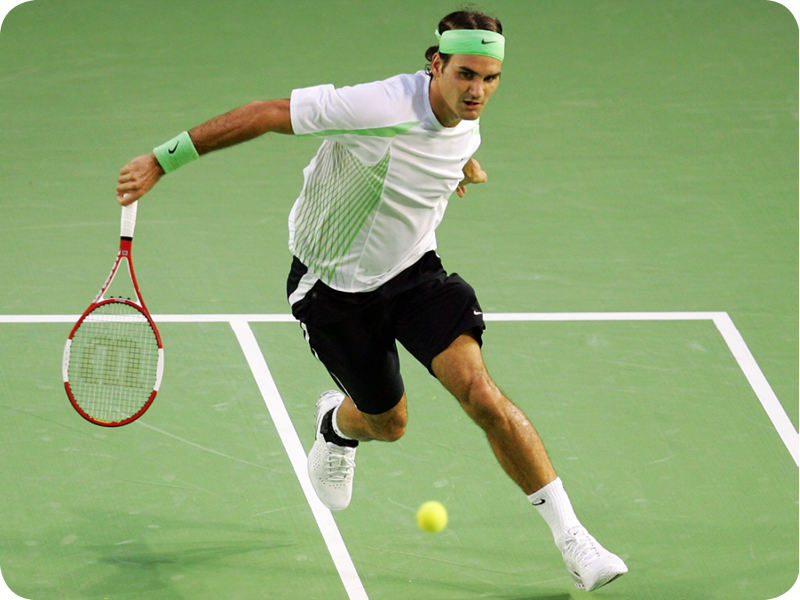
//> input picture images/img.png, 800 x 600 px
$ ./main   (built with g++ and OpenCV 4)
//> lines starting //> are read from the running program, lines starting //| are printed output that depends on the picture
#include <opencv2/opencv.hpp>

int main() {
    // Загружаем изображение
    cv::Mat image = cv::imread("../../../images/img.png");
//> image is the input picture: 600 rows x 800 cols, CV_8UC3; mean B, G, R 113.8, 166.9, 140.8

    // Проверяем, успешно ли загружено изображение
    if (image.empty()) {
        std::cerr << "Ошибка: не удалось загрузить изображение!" << std::endl;
        return -1;
    }

    int height = image.rows;
//> height = 600
    int width = image.cols;
//> width = 800

    cv::Rect topLeftRect(0, 0, width / 2, height / 2);
//> topLeftRect = Rect(0, 0, 400, 300)
    cv::Rect topRightRect(width / 2, 0, width / 2, height / 2);
//> topRightRect = Rect(400, 0, 400, 300)
    cv::Rect bottomLeftRect(0, height / 2, width / 2, height / 2);
//> bottomLeftRect = Rect(0, 300, 400, 300)
    cv::Rect bottomRightRect(width / 2, height / 2, width / 2, height / 2);
//> bottomRightRect = Rect(400, 300, 400, 300)

    cv::Mat topLeft = image(topLeftRect).clone();
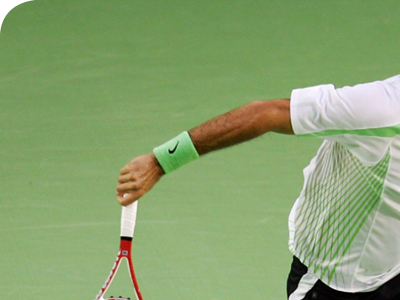
//> topLeft: 300 rows x 400 cols, CV_8UC3; mean B, G, R 111, 162.5, 136.6
    cv::Mat topRight = image(topRightRect).clone();
    cv::Mat bottomLeft = image(bottomLeftRect).clone();
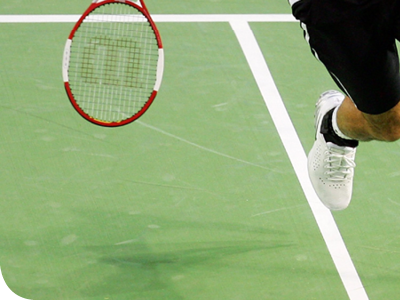
//> bottomLeft: 300 rows x 400 cols, CV_8UC3; mean B, G, R 119.3, 168.8, 143.7
    cv::Mat bottomRight = image(bottomRightRect).clone();
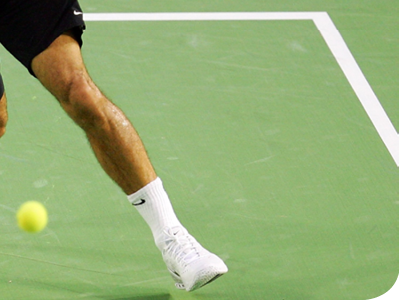
//> bottomRight: 300 rows x 400 cols, CV_8UC3; mean B, G, R 118, 174.1, 149.1

    // Верхний правый угол
    cv::bitwise_not(topRight, topRight);
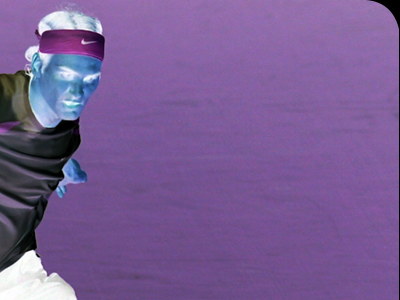
//> topRight: 300 rows x 400 cols, CV_8UC3; mean B, G, R 148.2, 92.9, 121.2

    // Нижний левый угол
    cv::cvtColor(bottomLeft, bottomLeft, cv::COLOR_BGR2GRAY);
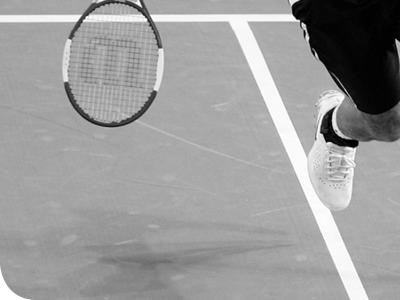
//> bottomLeft: 300 rows x 400 cols, CV_8UC1; min 0, max 255, mean 155.7
    cv::cvtColor(bottomLeft, bottomLeft, cv::COLOR_GRAY2BGR);
//> bottomLeft: 300 rows x 400 cols, CV_8UC3

    // Нижний правый угол
    bottomRight.setTo(cv::Scalar(0, 255, 0));
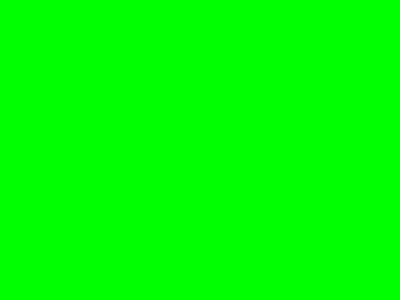
//> bottomRight: 300 rows x 400 cols, CV_8UC3; mean B, G, R 0, 255, 0

    cv::Mat result;
    image.copyTo(result);

    topLeft.copyTo(result(topLeftRect));
    topRight.copyTo(result(topRightRect));
    bottomLeft.copyTo(result(bottomLeftRect));
    bottomRight.copyTo(result(bottomRightRect));
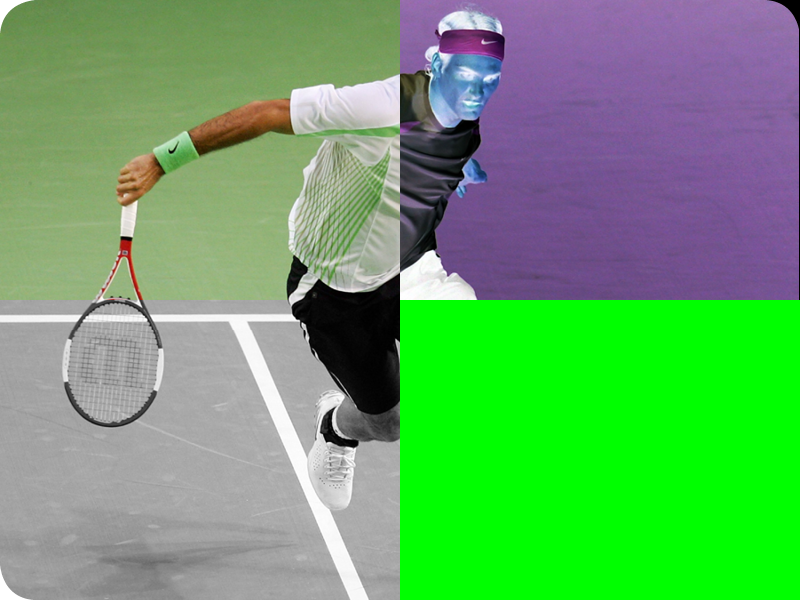
//> result: 600 rows x 800 cols, CV_8UC3; mean B, G, R 103.7, 166.5, 103.4

    cv::imshow("Original image", image);
    cv::imshow("Processed image", result);

    // Ожидаем нажатия клавиши перед закрытием окна
    cv::waitKey(0);

    return 0;
}
